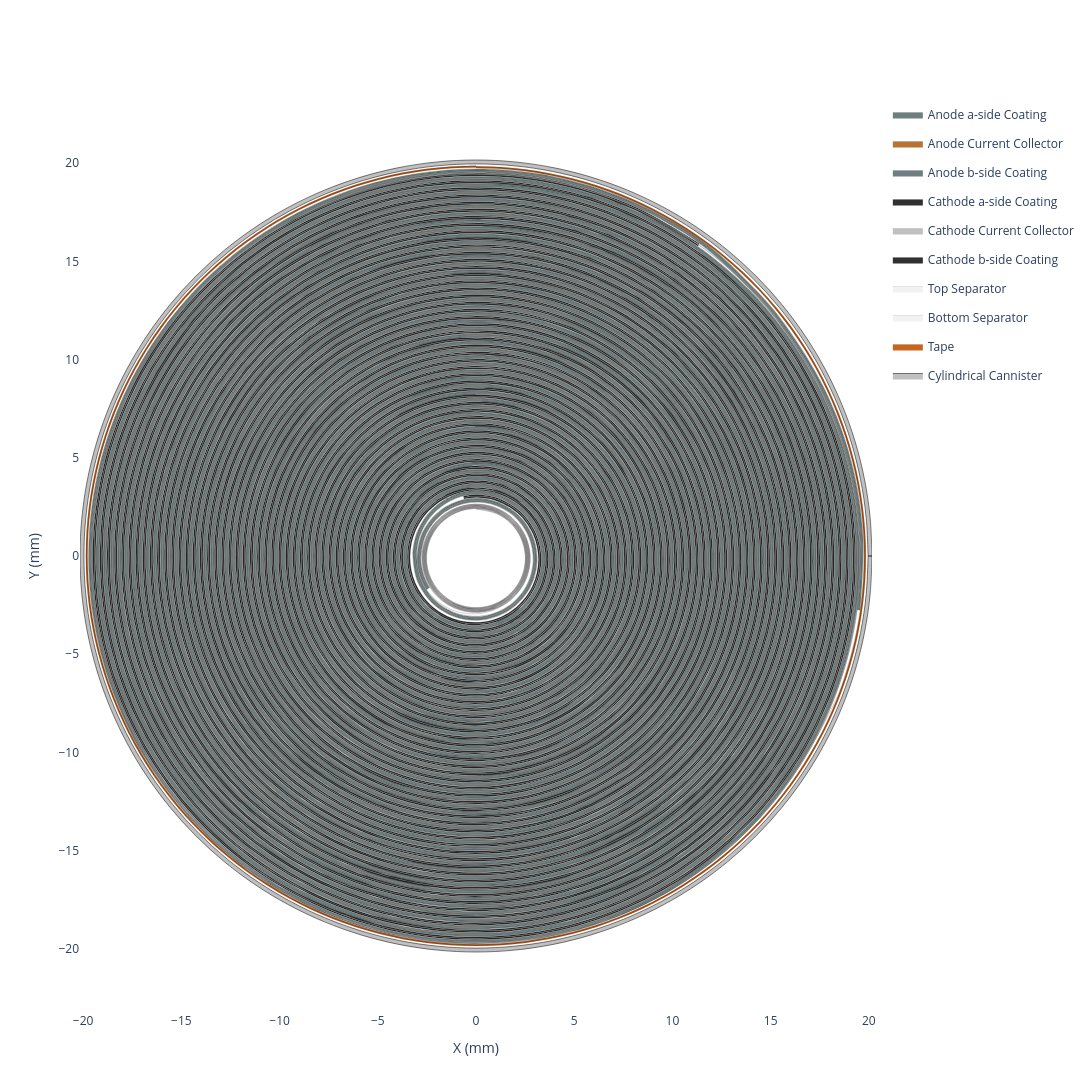

This figure's notebook cell:
### Code cell
cell.get_cross_section(height=1200, width=1200).show()

### Figure 1 — Plotly figure (JSON) as saved in the notebook; plotly's stock layout.template omitted (floating-point values rounded to 4 significant figures; data arrays with more than 128 entries replaced by an {"elided": "..."} marker saying what was removed)
{"data": [{"customdata": {"elided": "2724x6 float values"}, "fill": "toself", "fillcolor": "#6f7f80", "hovertemplate": "<b>Anode a-side Coating (Extruded)</b><br>Theta: %{customdata[0]:.2f}°<br>Unwrapped Length: %{customdata[1]:.2f} mm<br>Radius: %{customdata[2]:.2f} mm<br>X: %{customdata[3]:.2f} mm<br>Z: %{customdata[4]:.2f} mm<br>Turns: %{customdata[5]:.2f}<extra></extra>", "legendgroup": "Anode a-side Coating", "line": {"color": "black", "shape": "spline", "width": 0.1}, "mode": "lines", "name": "Anode a-side Coating", "type": "scatter", "x": {"elided": "2724 float values"}, "y": {"elided": "2724 float values"}}, {"customdata": {"elided": "2724x6 float values"}, "fill": "toself", "fillcolor": "#B87333", "hovertemplate": "<b>Anode Current Collector (Extruded)</b><br>Theta: %{customdata[0]:.2f}°<br>Unwrapped Length: %{customdata[1]:.2f} mm<br>Radius: %{customdata[2]:.2f} mm<br>X: %{customdata[3]:.2f} mm<br>Z: %{customdata[4]:.2f} mm<br>Turns: %{customdata[5]:.2f}<extra></extra>", "legendgroup": "Anode Current Collector", "line": {"color": "black", "shape": "spline", "width": 0.1}, "mode": "lines", "name": "Anode Current Collector", "type": "scatter", "x": {"elided": "2724 float values"}, "y": {"elided": "2724 float values"}}, {"customdata": {"elided": "2724x6 float values"}, "fill": "toself", "fillcolor": "#6f7f80", "hovertemplate": "<b>Anode b-side Coating (Extruded)</b><br>Theta: %{customdata[0]:.2f}°<br>Unwrapped Length: %{customdata[1]:.2f} mm<br>Radius: %{customdata[2]:.2f} mm<br>X: %{customdata[3]:.2f} mm<br>Z: %{customdata[4]:.2f} mm<br>Turns: %{customdata[5]:.2f}<extra></extra>", "legendgroup": "Anode b-side Coating", "line": {"color": "black", "shape": "spline", "width": 0.1}, "mode": "lines", "name": "Anode b-side Coating", "type": "scatter", "x": {"elided": "2724 float values"}, "y": {"elided": "2724 float values"}}, {"customdata": {"elided": "2402x6 float values"}, "fill": "toself", "fillcolor": "#303030", "hovertemplate": "<b>Cathode a-side Coating (Extruded)</b><br>Theta: %{customdata[0]:.2f}°<br>Unwrapped Length: %{customdata[1]:.2f} mm<br>Radius: %{customdata[2]:.2f} mm<br>X: %{customdata[3]:.2f} mm<br>Z: %{customdata[4]:.2f} mm<br>Turns: %{customdata[5]:.2f}<extra></extra>", "legendgroup": "Cathode a-side Coating", "line": {"color": "black", "shape": "spline", "width": 0.1}, "mode": "lines", "name": "Cathode a-side Coating", "type": "scatter", "x": {"elided": "2402 float values"}, "y": {"elided": "2402 float values"}}, {"customdata": {"elided": "2402x6 float values"}, "fill": "toself", "fillcolor": "#C0C0C0", "hovertemplate": "<b>Cathode Current Collector (Extruded)</b><br>Theta: %{customdata[0]:.2f}°<br>Unwrapped Length: %{customdata[1]:.2f} mm<br>Radius: %{customdata[2]:.2f} mm<br>X: %{customdata[3]:.2f} mm<br>Z: %{customdata[4]:.2f} mm<br>Turns: %{customdata[5]:.2f}<extra></extra>", "legendgroup": "Cathode Current Collector", "line": {"color": "black", "shape": "spline", "width": 0.1}, "mode": "lines", "name": "Cathode Current Collector", "type": "scatter", "x": {"elided": "2402 float values"}, "y": {"elided": "2402 float values"}}, {"customdata": {"elided": "2402x6 float values"}, "fill": "toself", "fillcolor": "#303030", "hovertemplate": "<b>Cathode b-side Coating (Extruded)</b><br>Theta: %{customdata[0]:.2f}°<br>Unwrapped Length: %{customdata[1]:.2f} mm<br>Radius: %{customdata[2]:.2f} mm<br>X: %{customdata[3]:.2f} mm<br>Z: %{customdata[4]:.2f} mm<br>Turns: %{customdata[5]:.2f}<extra></extra>", "legendgroup": "Cathode b-side Coating", "line": {"color": "black", "shape": "spline", "width": 0.1}, "mode": "lines", "name": "Cathode b-side Coating", "type": "scatter", "x": {"elided": "2402 float values"}, "y": {"elided": "2402 float values"}}, {"customdata": {"elided": "3404x6 float values"}, "fill": "toself", "fillcolor": "#f2f2f2", "hovertemplate": "<b>Top Separator (Extruded)</b><br>Theta: %{customdata[0]:.2f}°<br>Unwrapped Length: %{customdata[1]:.2f} mm<br>Radius: %{customdata[2]:.2f} mm<br>X: %{customdata[3]:.2f} mm<br>Z: %{customdata[4]:.2f} mm<br>Turns: %{customdata[5]:.2f}<extra></extra>", "legendgroup": "Top Separator", "line": {"color": "black", "shape": "spline", "width": 0.1}, "mode": "lines", "name": "Top Separator", "type": "scatter", "x": {"elided": "3404 float values"}, "y": {"elided": "3404 float values"}}, {"customdata": {"elided": "3404x6 float values"}, "fill": "toself", "fillcolor": "#f2f2f2", "hovertemplate": "<b>Bottom Separator (Extruded)</b><br>Theta: %{customdata[0]:.2f}°<br>Unwrapped Length: %{customdata[1]:.2f} mm<br>Radius: %{customdata[2]:.2f} mm<br>X: %{customdata[3]:.2f} mm<br>Z: %{customdata[4]:.2f} mm<br>Turns: %{customdata[5]:.2f}<extra></extra>", "legendgroup": "Bottom Separator", "line": {"color": "black", "shape": "spline", "width": 0.1}, "mode": "lines", "name": "Bottom Separator", "type": "scatter", "x": {"elided": "3404 float values"}, "y": {"elided": "3404 float values"}}, {"customdata": {"elided": "606x6 float values"}, "fill": "toself", "fillcolor": "#C9641F", "hovertemplate": "<b>Tape (Extruded)</b><br>Theta: %{customdata[0]:.2f}°<br>Unwrapped Length: %{customdata[1]:.2f} mm<br>Radius: %{customdata[2]:.2f} mm<br>X: %{customdata[3]:.2f} mm<br>Z: %{customdata[4]:.2f} mm<br>Turns: %{customdata[5]:.2f}<extra></extra>", "legendgroup": "Tape", "line": {"color": "black", "shape": "spline", "width": 0.1}, "mode": "lines", "name": "Tape", "type": "scatter", "x": {"elided": "606 float values"}, "y": {"elided": "606 float values"}}, {"customdata": {"elided": "1700x6 float values"}, "hovertemplate": "<b>Top Separator</b><br>Theta: %{customdata[0]:.2f}°<br>Unwrapped Length: %{customdata[1]:.2f} mm<br>Radius: %{customdata[2]:.2f} mm<br>X: %{customdata[3]:.2f} mm<br>Z: %{customdata[4]:.2f} mm<br>Turns: %{customdata[5]:.2f}<extra></extra>", "legendgroup": "Top Separator", "line": {"color": "#f2f2f2", "shape": "spline", "width": 0}, "mode": "lines", "name": "Top Separator", "showlegend": false, "type": "scatter", "x": {"elided": "1700 float values"}, "y": {"elided": "1700 float values"}}, {"customdata": {"elided": "1360x6 float values"}, "hovertemplate": "<b>Anode a-side Coating</b><br>Theta: %{customdata[0]:.2f}°<br>Unwrapped Length: %{customdata[1]:.2f} mm<br>Radius: %{customdata[2]:.2f} mm<br>X: %{customdata[3]:.2f} mm<br>Z: %{customdata[4]:.2f} mm<br>Turns: %{customdata[5]:.2f}<extra></extra>", "legendgroup": "Anode a-side Coating", "line": {"color": "#6f7f80", "shape": "spline", "width": 0}, "mode": "lines", "name": "Anode a-side Coating", "showlegend": false, "type": "scatter", "x": {"elided": "1360 float values"}, "y": {"elided": "1360 float values"}}, {"customdata": {"elided": "1360x6 float values"}, "hovertemplate": "<b>Anode Current Collector</b><br>Theta: %{customdata[0]:.2f}°<br>Unwrapped Length: %{customdata[1]:.2f} mm<br>Radius: %{customdata[2]:.2f} mm<br>X: %{customdata[3]:.2f} mm<br>Z: %{customdata[4]:.2f} mm<br>Turns: %{customdata[5]:.2f}<extra></extra>", "legendgroup": "Anode Current Collector", "line": {"color": "#B87333", "shape": "spline", "width": 0}, "mode": "lines", "name": "Anode Current Collector", "showlegend": false, "type": "scatter", "x": {"elided": "1360 float values"}, "y": {"elided": "1360 float values"}}, {"customdata": {"elided": "1360x6 float values"}, "hovertemplate": "<b>Anode b-side Coating</b><br>Theta: %{customdata[0]:.2f}°<br>Unwrapped Length: %{customdata[1]:.2f} mm<br>Radius: %{customdata[2]:.2f} mm<br>X: %{customdata[3]:.2f} mm<br>Z: %{customdata[4]:.2f} mm<br>Turns: %{customdata[5]:.2f}<extra></extra>", "legendgroup": "Anode b-side Coating", "line": {"color": "#6f7f80", "shape": "spline", "width": 0}, "mode": "lines", "name": "Anode b-side Coating", "showlegend": false, "type": "scatter", "x": {"elided": "1360 float values"}, "y": {"elided": "1360 float values"}}, {"customdata": {"elided": "1700x6 float values"}, "hovertemplate": "<b>Bottom Separator</b><br>Theta: %{customdata[0]:.2f}°<br>Unwrapped Length: %{customdata[1]:.2f} mm<br>Radius: %{customdata[2]:.2f} mm<br>X: %{customdata[3]:.2f} mm<br>Z: %{customdata[4]:.2f} mm<br>Turns: %{customdata[5]:.2f}<extra></extra>", "legendgroup": "Bottom Separator", "line": {"color": "#f2f2f2", "shape": "spline", "width": 0}, "mode": "lines", "name": "Bottom Separator", "showlegend": false, "type": "scatter", "x": {"elided": "1700 float values"}, "y": {"elided": "1700 float values"}}, {"customdata": {"elided": "1199x6 float values"}, "hovertemplate": "<b>Cathode a-side Coating</b><br>Theta: %{customdata[0]:.2f}°<br>Unwrapped Length: %{customdata[1]:.2f} mm<br>Radius: %{customdata[2]:.2f} mm<br>X: %{customdata[3]:.2f} mm<br>Z: %{customdata[4]:.2f} mm<br>Turns: %{customdata[5]:.2f}<extra></extra>", "legendgroup": "Cathode a-side Coating", "line": {"color": "#303030", "shape": "spline", "width": 0}, "mode": "lines", "name": "Cathode a-side Coating", "showlegend": false, "type": "scatter", "x": {"elided": "1199 float values"}, "y": {"elided": "1199 float values"}}, {"customdata": {"elided": "1199x6 float values"}, "hovertemplate": "<b>Cathode Current Collector</b><br>Theta: %{customdata[0]:.2f}°<br>Unwrapped Length: %{customdata[1]:.2f} mm<br>Radius: %{customdata[2]:.2f} mm<br>X: %{customdata[3]:.2f} mm<br>Z: %{customdata[4]:.2f} mm<br>Turns: %{customdata[5]:.2f}<extra></extra>", "legendgroup": "Cathode Current Collector", "line": {"color": "#C0C0C0", "shape": "spline", "width": 0}, "mode": "lines", "name": "Cathode Current Collector", "showlegend": false, "type": "scatter", "x": {"elided": "1199 float values"}, "y": {"elided": "1199 float values"}}, {"customdata": {"elided": "1199x6 float values"}, "hovertemplate": "<b>Cathode b-side Coating</b><br>Theta: %{customdata[0]:.2f}°<br>Unwrapped Length: %{customdata[1]:.2f} mm<br>Radius: %{customdata[2]:.2f} mm<br>X: %{customdata[3]:.2f} mm<br>Z: %{customdata[4]:.2f} mm<br>Turns: %{customdata[5]:.2f}<extra></extra>", "legendgroup": "Cathode b-side Coating", "line": {"color": "#303030", "shape": "spline", "width": 0}, "mode": "lines", "name": "Cathode b-side Coating", "showlegend": false, "type": "scatter", "x": {"elided": "1199 float values"}, "y": {"elided": "1199 float values"}}, {"customdata": {"elided": "301x6 float values"}, "hovertemplate": "<b>Tape</b><br>Theta: %{customdata[0]:.2f}°<br>Unwrapped Length: %{customdata[1]:.2f} mm<br>Radius: %{customdata[2]:.2f} mm<br>X: %{customdata[3]:.2f} mm<br>Z: %{customdata[4]:.2f} mm<br>Turns: %{customdata[5]:.2f}<extra></extra>", "legendgroup": "Tape", "line": {"color": "#C9641F", "shape": "spline", "width": 0}, "mode": "lines", "name": "Tape", "showlegend": false, "type": "scatter", "x": {"elided": "301 float values"}, "y": {"elided": "301 float values"}}, {"fill": "toself", "fillcolor": "#C0C0C0", "legendgroup": "Body", "line": {"color": "black", "shape": "spline", "width": 0.5}, "mode": "lines", "name": "Cylindrical Cannister", "showlegend": true, "type": "scatter", "x": {"elided": "135 float values"}, "y": {"elided": "135 float values"}}], "layout": {"height": 1200, "paper_bgcolor": "white", "plot_bgcolor": "white", "width": 1200, "xaxis": {"scaleanchor": "y", "title": {"text": "X (mm)"}, "zeroline": false}, "yaxis": {"title": {"text": "Y (mm)"}, "zeroline": false}}}
